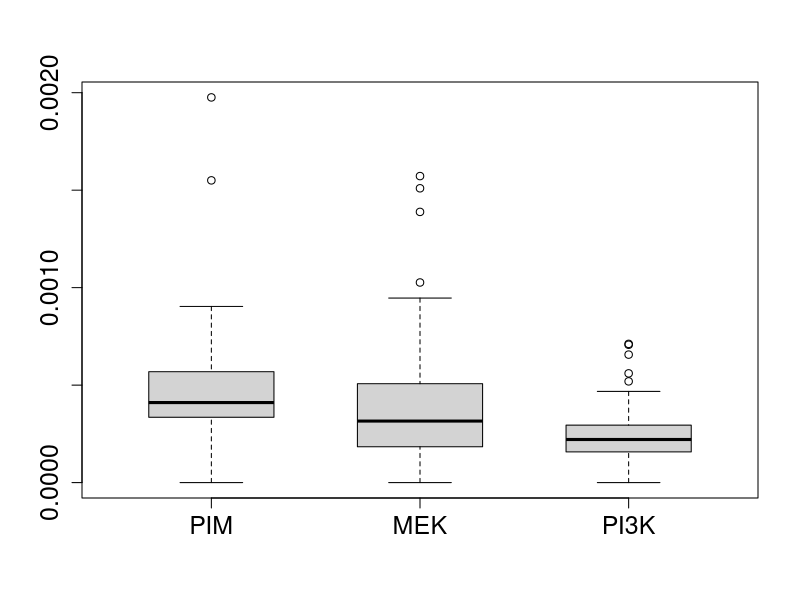
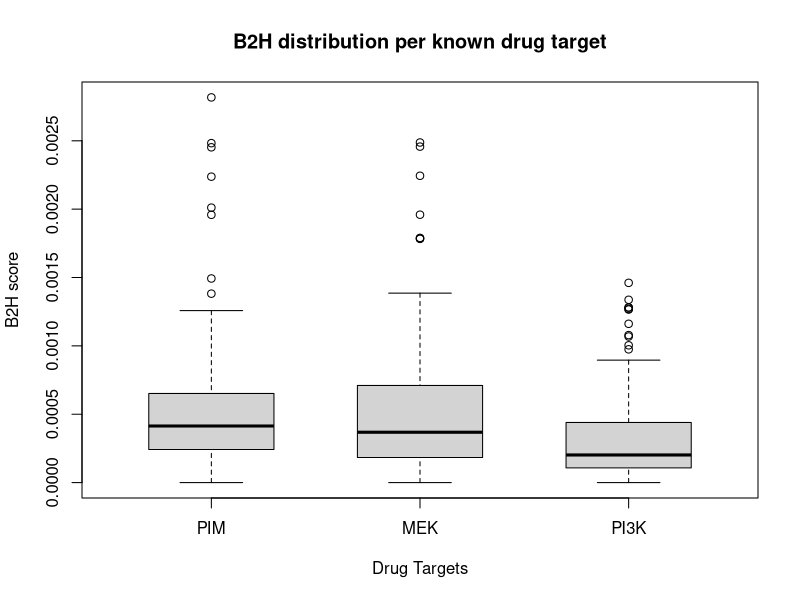

Write R code to recreate these figures, in order.
WORKING_DIR <- "/home/eyalp_home/uni/drug_target_workshop/b2h_dists"
setwd(WORKING_DIR)

# FLT patients
pim <- as.numeric(read.table('FLT3/PIM.txt')[,1])
pi3k <- as.numeric(read.table('FLT3/PI3K.txt')[,1])
mek <- as.numeric(read.table('FLT3/MEK.txt')[,1])

# remove outliers
N <- ceiling(length(pim) * 0.95)

pim <- sort(pim)[1:N]
pi3k <- sort(pi3k)[1:N]
mek <- sort(mek)[1:N]

df <- data.frame(PIM=pim, MEK=mek, PI3K=pi3k)
png(filename="FLT-boxplot.png", units="in", width=8, height=8, res=300)
boxplot(df, main="", 
        xlab="", ylab="",
        boxwex=0.6, cex.main=1.5, cex.lab=1.4, cex.axis=1.5)
dev.off()


# non FLT patients
pim <- as.numeric(read.table('nonFLT3/PIM.txt')[,1])
pi3k <- as.numeric(read.table('nonFLT3/PI3K.txt')[,1])
mek <- as.numeric(read.table('nonFLT3/MEK.txt')[,1])

# remove outliers
N <- ceiling(length(pim) * 0.95)

pim <- sort(pim)[1:N]
pi3k <- sort(pi3k)[1:N]
mek <- sort(mek)[1:N]

df <- data.frame(PIM=pim, MEK=mek, PI3K=pi3k)
png(filename="nonFLT-boxplot.png", units="in", width=8, height=8, res=300)
boxplot(df, main="B2H distribution per known drug target", 
        xlab="Drug Targets", ylab="B2H score",
        boxwex=0.6)
dev.off()
